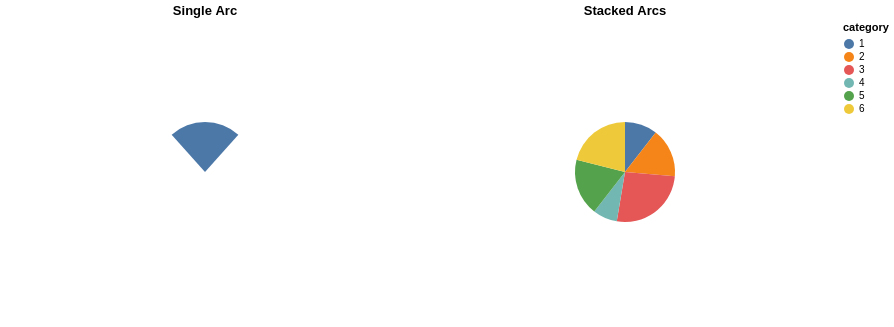

The specification (Vega-Lite) saved for this image:
### Vega specification from a JSON file in a GitHub repository (floating-point values rounded to 4 significant figures)
{"$schema": "https://vega.github.io/schema/vega/v5.json", "description": "A simple pie chart with embedded data.", "background": "white", "padding": 5, "height": 300, "data": [{"name": "source_0", "values": [{}]}, {"name": "source_1", "values": [{"category": 1, "value": 4}, {"category": 2, "value": 6}, {"category": 3, "value": 10}, {"category": 4, "value": 3}, {"category": 5, "value": 7}, {"category": 6, "value": 8}]}, {"name": "data_0", "source": "source_1", "transform": [{"type": "stack", "groupby": [], "field": "value", "sort": {"field": ["category"], "order": ["ascending"]}, "as": ["value_start", "value_end"], "offset": "zero"}, {"type": "filter", "expr": "isValid(datum[\"value\"]) && isFinite(+datum[\"value\"])"}]}], "signals": [{"name": "childWidth", "value": 400}, {"name": "radius", "value": 0, "bind": {"input": "range", "min": 0, "max": 100, "step": 1}}, {"name": "radius2", "value": 50, "bind": {"input": "range", "min": 0, "max": 100, "step": 1}}, {"name": "theta_single_arc", "value": -0.73, "bind": {"input": "range", "min": -6.28, "max": 6.28}}, {"name": "theta2_single_arc", "value": 0.73, "bind": {"input": "range", "min": -6.28, "max": 6.28}}, {"name": "cornerRadius", "value": 0, "bind": {"input": "range", "min": 0, "max": 50, "step": 1}}, {"name": "padAngle", "value": 0, "bind": {"input": "range", "min": 0, "max": 1.57}}, {"name": "strokeWidth", "value": 4, "bind": {"input": "range", "min": 0, "max": 10, "step": 0.5}}], "layout": {"padding": 20, "bounds": "full", "align": "each"}, "marks": [{"type": "group", "name": "concat_0_group", "title": {"text": "Single Arc", "frame": "group"}, "style": "view", "encode": {"update": {"width": {"signal": "childWidth"}, "height": {"signal": "height"}}}, "marks": [{"name": "concat_0_marks", "type": "arc", "style": ["arc"], "from": {"data": "source_0"}, "encode": {"update": {"strokeWidth": {"signal": "strokeWidth"}, "padAngle": {"signal": "padAngle"}, "radius": {"signal": "radius"}, "cornerRadius": {"signal": "cornerRadius"}, "fill": {"value": "#4c78a8"}, "x": {"signal": "childWidth", "mult": 0.5}, "y": {"signal": "height", "mult": 0.5}, "outerRadius": {"signal": "radius"}, "innerRadius": {"signal": "radius2"}, "startAngle": {"signal": "theta_single_arc"}, "endAngle": {"signal": "theta2_single_arc"}}}}]}, {"type": "group", "name": "concat_1_group", "title": {"text": "Stacked Arcs", "frame": "group"}, "style": "view", "encode": {"update": {"width": {"signal": "childWidth"}, "height": {"signal": "height"}}}, "marks": [{"name": "concat_1_marks", "type": "arc", "style": ["arc"], "from": {"data": "data_0"}, "encode": {"update": {"strokeWidth": {"signal": "strokeWidth"}, "padAngle": {"signal": "padAngle"}, "radius": {"signal": "radius"}, "cornerRadius": {"signal": "cornerRadius"}, "fill": {"scale": "color", "field": "category"}, "description": {"signal": "\"value: \" + (format(datum[\"value\"], \"\")) + \"; category: \" + (isValid(datum[\"category\"]) ? datum[\"category\"] : \"\"+datum[\"category\"])"}, "x": {"signal": "childWidth", "mult": 0.5}, "y": {"signal": "height", "mult": 0.5}, "outerRadius": {"signal": "radius"}, "innerRadius": {"signal": "radius2"}, "startAngle": {"scale": "concat_1_theta", "field": "value_end"}, "endAngle": {"scale": "concat_1_theta", "field": "value_start"}}}}]}], "scales": [{"name": "color", "type": "ordinal", "domain": {"data": "data_0", "field": "category", "sort": true}, "range": "category"}, {"name": "concat_1_theta", "type": "linear", "domain": {"data": "data_0", "fields": ["value_start", "value_end"]}, "range": [0, 6.283], "zero": true}], "legends": [{"fill": "color", "symbolType": "circle", "title": "category"}]}
